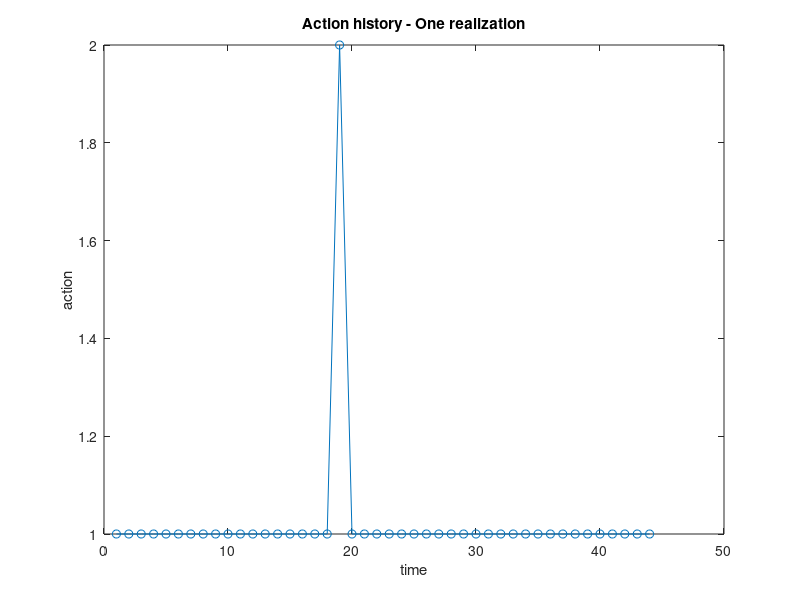
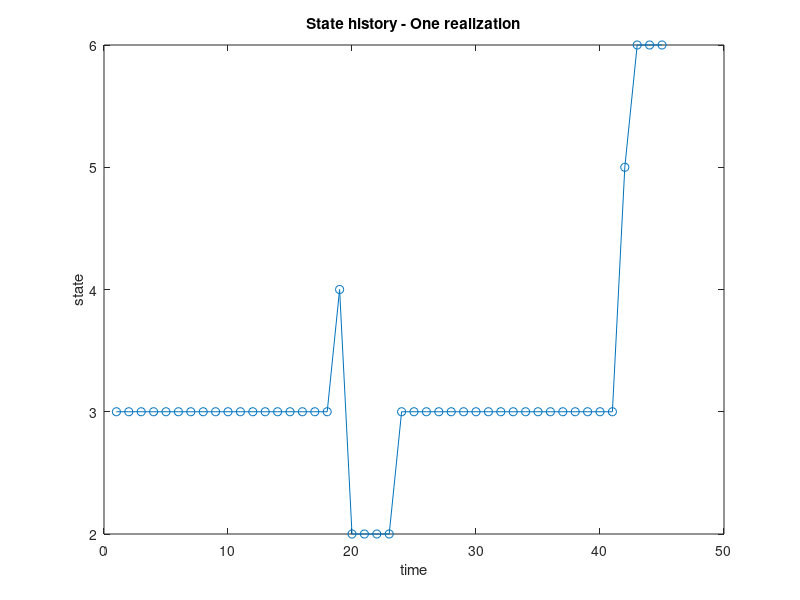

The MATLAB source for these figures, in order:
% 
% clc
% clear all

% MDP with 10 states and 2 actions.

T1m = [.90 .05 .05 .00 .00 .00 .00 .00 .00 .00;
     .00 .80 .15 .05 .00 .00 .00 .00 .00 .00;
     .00 .00 .85 .10 .05 .00 .00 .00 .00 .00;
     .00 .00 .00 .80 .10 .05 .05 .00 .00 .00;
     .00 .00 .00 .00 .75 .15 .05 .05 .00 .00;
     .00 .00 .00 .00 .00 .75 .15 .05 .05 .00;
     .00 .00 .00 .00 .00 .00 .70 .20 .05 .05;
     .00 .00 .00 .00 .00 .00 .00 .80 .10 .10;
     .00 .00 .00 .00 .00 .00 .00 .00 .90 .10;
     .00 .00 .00 .00 .00 .00 .00 .00 .00 1.0]; %Transition probabilities for do nothing
 
 T2m = [1.0 .00 .00 .00 .00 .00 .00 .00 .00 .00;
      1.0 .00 .00 .00 .00 .00 .00 .00 .00 .00;
      .95 .05 .00 .00 .00 .00 .00 .00 .00 .00;
      .80 .15 .05 .00 .00 .00 .00 .00 .00 .00;
      .00 .75 .15 .05 .05 .00 .00 .00  .00 .00;
      .00 .00 .75 .15 .05 .05 .00 .00 .00  .00;
      .00 .00 .00 .70 .20 .05 .05 .00 .00 .00 ;
      .00 .00 .00 .00 .70 .20 .05 .05 .00 .00 ;
      .00 .00 .00 .00 .00 .70 .20 .05 .05 .00 ;
      .00 .00 .00 .00 .00 .00 .70 .20 .05 .05]; %Transition probabilities for imperfect repair
 

gamma = .95; % discount factor  
c_s= [0 1 2 5 10 20 30 60 100 150]; % state cost
c_a= [0 75]; % action cost
horizon=45;  % total steps

% value iteration (based on Q-values)
V = zeros(10,horizon+1);
for i = horizon:-1:1
    for st = 1:10
        Q1 = c_s(st) + c_a(1) + gamma*T1m(st,:)*V(:,i+1); % Q value of action 1
        Q2 = c_s(st) + c_a(2) + gamma*T2m(st,:)*V(:,i+1); % Q value of action 2
        [V(st,i),policy(st,i)] = min([Q1;Q2]); % minQ 
    end
end


%Realization
s(1) = 3; %initial state

rng(1) % set random seed to reproduce simulation/plots

for t=2:horizon
    a(t-1) = policy(s(t-1),t-1);
   % a(t-1) = 1; %uncontrolled
    if a(t-1)==1
        s(t)=randsample(1:10,1,true,T1m(s(t-1),:));
    else
        s(t)=randsample(1:10,1,true,T2m(s(t-1),:));
    end
end

figure (1)       
plot(a,'-o')
title('Action history - One realization')
xlabel('time')
ylabel('action')

figure(2)
plot(s,'-o')
title('State history - One realization')
xlabel('time')
ylabel('state')

% figure(3)
% heatmap(policy)
% colorbar
% title('Optimum Policy')
% xlabel('time')
% ylabel('states')

% figure(4)
% heatmap(V)
% colorbar
% title('Value Function')
% xlabel('time')
% ylabel('states')


